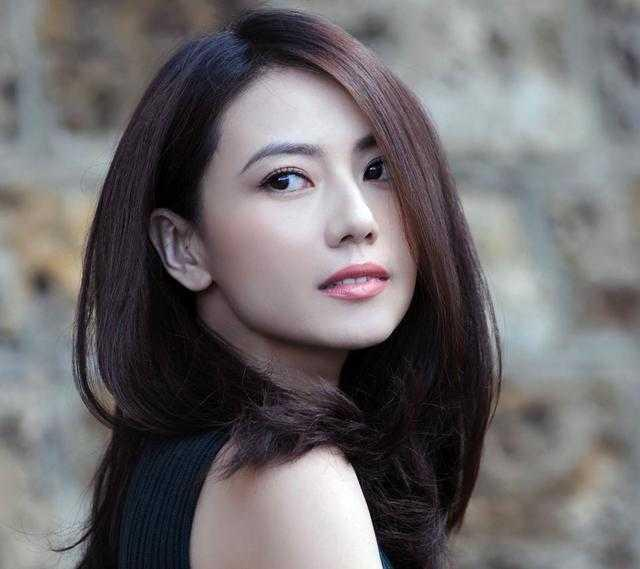
%> input picture 1/face/code/images/cheng.jpg, 640 x 569 px
$ octave --eval "result = segment(imread('images/cheng.jpg'));"   (GNU Octave 9; MATLAB toolbox functions it lacks are replaced by stand-ins)
%> lines starting %> are read from the running program, lines starting %| are printed output that depends on the picture; in (x1, y1, x2, y2) boxes, pixels count from 0 and x2, y2 are one past the last pixel; in counts of white or black regions, pixels touching at a corner belong together; the program's own positions count from 1
### 1/face/code/prune.m
function result = prune(A, L)
    B1 = {
        strel('arbitrary', [0, 0, 0; 1, 1, 0; 0, 0, 0]),...
        strel('arbitrary', [0, 0, 0; 0, 1, 0; 0, 1, 0]),...
        strel('arbitrary', [0, 0, 0; 0, 1, 1; 0, 0, 0]),...
        strel('arbitrary', [0, 1, 0; 0, 1, 0; 0, 0, 0]),...
        strel('arbitrary', [1, 0, 0; 0, 1, 0; 0, 0, 0]),...
        strel('arbitrary', [0, 0, 0; 0, 1, 0; 1, 0, 0]),...
        strel('arbitrary', [0, 0, 0; 0, 1, 0; 0, 0, 1]),...
        strel('arbitrary', [0, 0, 1; 0, 1, 0; 0, 0, 0])
    };
    B2 = {
        strel('arbitrary', [0, 1, 1; 0, 0, 1; 0, 1, 1]),...
        strel('arbitrary', [1, 1, 1; 1, 0, 1; 0, 0, 0]),...
        strel('arbitrary', [1, 1, 0; 1, 0, 0; 1, 1, 0]),...
        strel('arbitrary', [0, 0, 0; 1, 0, 1; 1, 1, 1]),...
        strel('arbitrary', [0, 0, 1; 0, 0, 1; 1, 1, 1]),...
        strel('arbitrary', [1, 1, 1; 0, 0, 1; 0, 0, 1]),...
        strel('arbitrary', [1, 1, 1; 1, 0, 0; 1, 0, 0]),...
        strel('arbitrary', [1, 0, 0; 1, 0, 0; 1, 1, 1])
    };

    % remove endpoints
    X1 = A;
    minus = @(A, B) A & ~B;
    for i = 1:L
        for j = 1:length(B1)
            X1 = minus(X1, bwhitmiss(X1, B1{j}, B2{j}));
        end
    end

    % extract endpoints of X1
    X2 = false(size(X1, 1), size(X1, 2));
    for j = 1:length(B1)
        X2 = X2 | bwhitmiss(X1, B1{j}, B2{j});
    end

    % conditional dilation on X2
    X3 = X2;
    for i = 1:L
        X3 = imdilate(X3, strel('square', 3)) & A;
    end

    result = X1 | X3;
end

### 1/face/code/segment.m
function [edge_map, foreground_mask] = segment(I)
    if ndims(I) == 3
        I = rgb2gray(I);
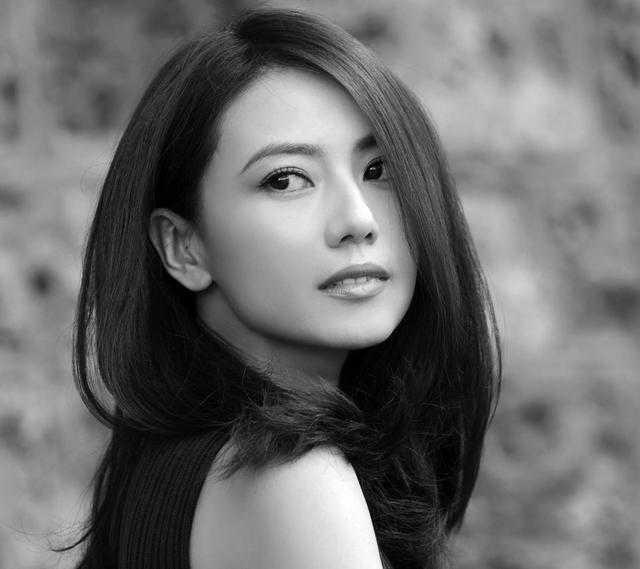
%> I: size 569x640 uint8; min 0, max 255, mean 107.4
    end

    [m, n] = size(I);
%> m = 569; n = 640

    % basic edge detection using Canny algorithm
    canny_edge = edge(I, 'canny');
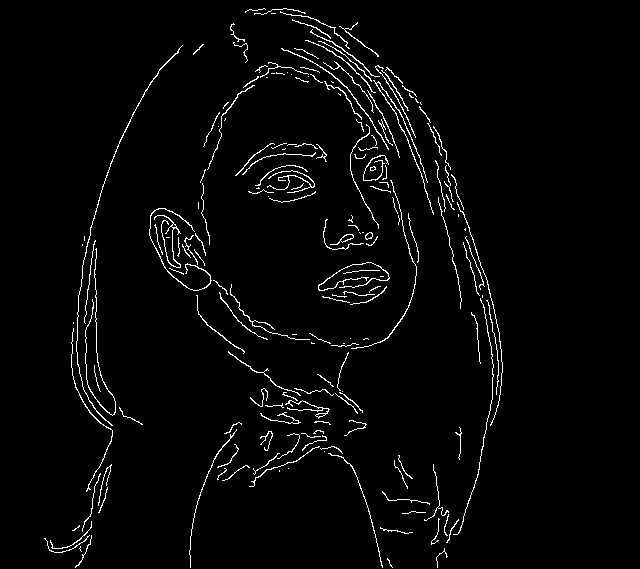
%> canny_edge: size 569x640 logical; 2.8% white in thin lines or dots, all inside (x1, y1, x2, y2) = (44, 8, 503, 568)

    % close small gaps
    closed_edge = imclose(canny_edge, strel('disk', 3));
%> closed_edge: size 569x640 logical; 4.7% white; 36 white regions (8 under 20 px), largest, box (x1, y1, x2, y2) and area: (198, 8, 503, 543) 7040, (44, 45, 183, 568) 2467, (149, 208, 310, 340) 1457
    closed_edge = bwmorph(closed_edge, 'bridge', Inf);
%> closed_edge: size 569x640 logical; 4.7% white; 36 white regions (8 under 20 px), largest, box (x1, y1, x2, y2) and area: (198, 8, 503, 543) 7042, (44, 45, 183, 568) 2469, (149, 208, 310, 340) 1461

    % get foreground by filling holes, pruning and removing small CCs
    closed_edge(m, :) = 1;
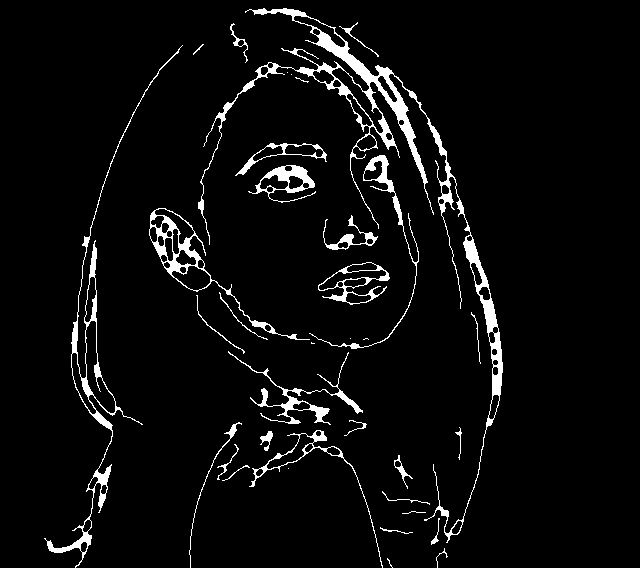
%> closed_edge: size 569x640 logical; 4.9% white; 32 white regions (7 under 20 px), largest, box (x1, y1, x2, y2) and area: (198, 8, 503, 543) 7042, (0, 45, 640, 569) 4038, (149, 208, 310, 340) 1461
    filled = imfill(closed_edge, 'holes');
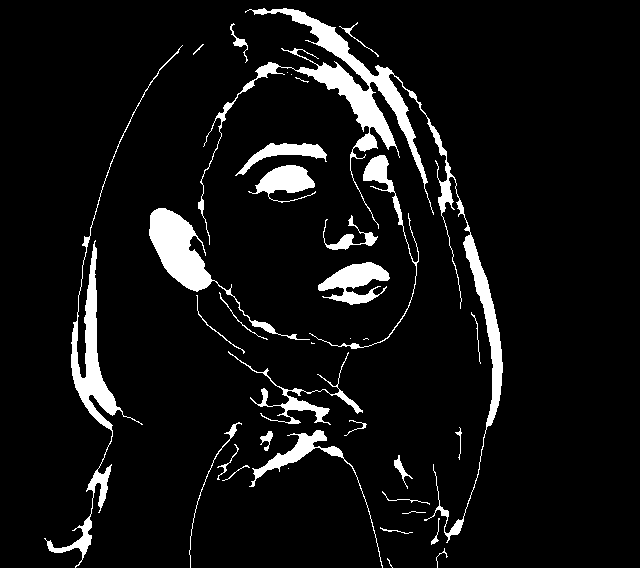
%> filled: size 569x640 logical; 7.5% white; 32 white regions (7 under 20 px), largest, box (x1, y1, x2, y2) and area: (198, 8, 503, 543) 9761, (0, 45, 640, 569) 6504, (149, 208, 310, 340) 3319
    pruned = prune(filled, 30);
%> after the loop in prune, `for i = 1:L`:
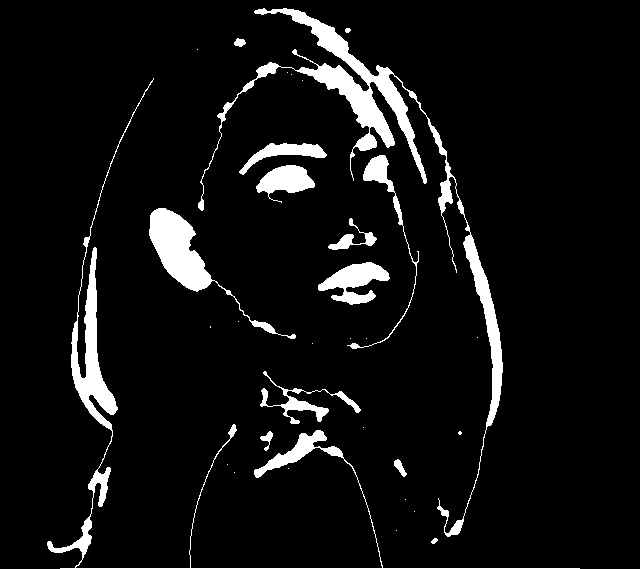
%> X1: size 569x640 logical; 6.8% white; 32 white regions (18 under 20 px), largest, box (x1, y1, x2, y2) and area: (198, 8, 503, 537) 9239, (47, 78, 580, 569) 6094, (149, 208, 296, 339) 3255
%> after the loop in prune, `for j = 1:length(B1)`: X2: size 569x640 logical; 0% white in thin lines or dots, all inside (x1, y1, x2, y2) = (60, 78, 580, 569)
%> after the loop in prune, `for i = 1:L`:
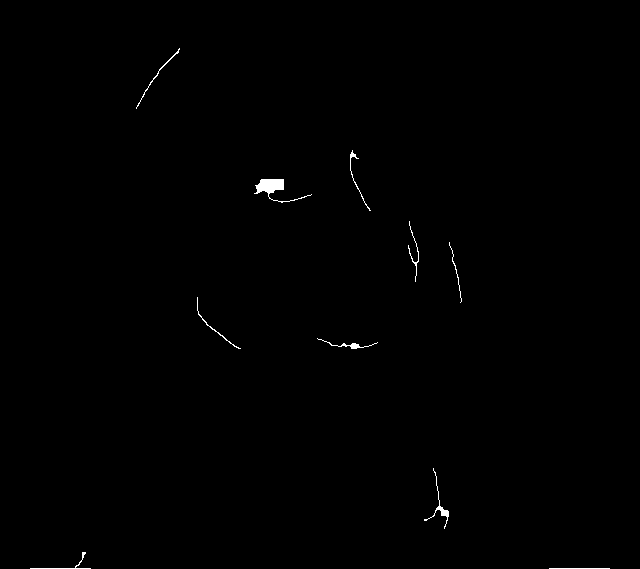
%> X3: size 569x640 logical; 0.34% white; 10 white regions, largest, box (x1, y1, x2, y2) and area: (254, 179, 312, 203) 387, (424, 468, 449, 529) 149, (317, 338, 378, 349) 109
%> in prune, `result = X1 | X3;`: result: size 569x640 logical; 7% white; 32 white regions (17 under 20 px), largest, box (x1, y1, x2, y2) and area: (198, 8, 503, 537) 9376, (30, 48, 610, 569) 6211, (149, 208, 296, 339) 3255
    prune_opened = imopen(pruned, strel('disk', 1));
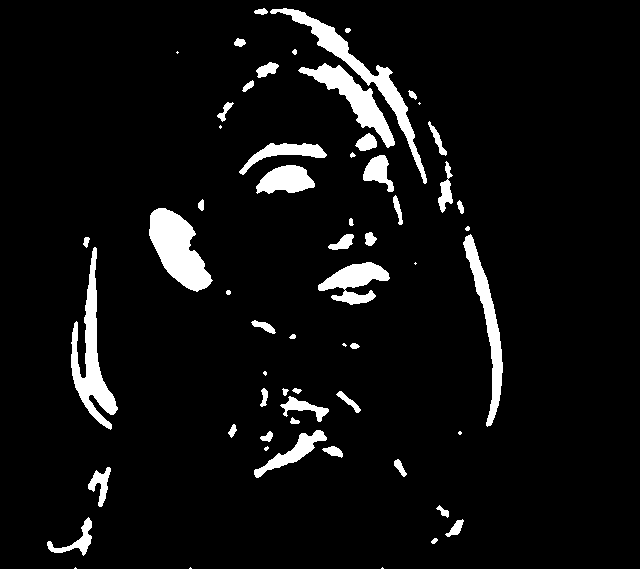
%> prune_opened: size 569x640 logical; 6.3% white; 60 white regions (12 under 20 px), largest, box (x1, y1, x2, y2) and area: (149, 208, 213, 292) 2967, (71, 247, 118, 430) 2814, (270, 8, 427, 184) 2778
    foreground_mask = bwareaopen(prune_opened, 5000);
%> foreground_mask: size 569x640 logical; every value is 0

    edge_map = canny_edge & foreground_mask;

end

$ run again, on 1/face/code/images/yun.jpg
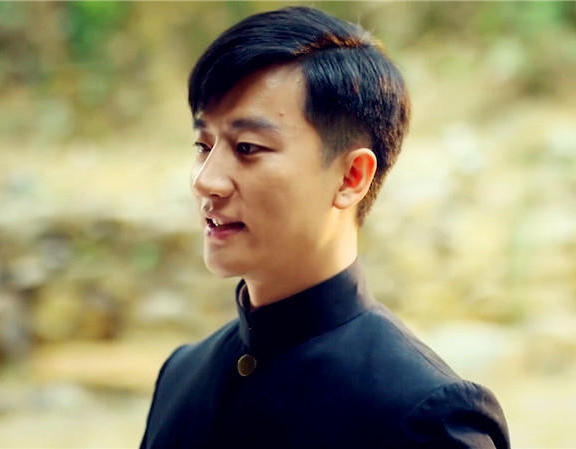
%> input picture 1/face/code/images/yun.jpg, 576 x 449 px
%> canny_edge: size 449x576 logical; 2.7% white in thin lines or dots
%> filled: size 449x576 logical; 22.6% white; 8 white regions (2 under 20 px), largest, box (x1, y1, x2, y2) and area: (0, 1, 576, 449) 58213, (56, 335, 124, 348) 80, (88, 218, 144, 224) 59, (18, 271, 47, 293) 49, (278, 112, 284, 118) 29, (243, 27, 268, 31) 27
%> after the loop in prune, `for i = 1:L`:
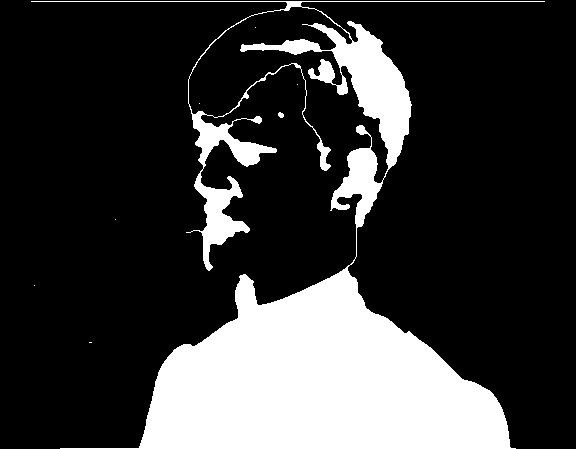
%> X1: size 449x576 logical; 22.3% white; 8 white regions (6 under 20 px), largest, box (x1, y1, x2, y2) and area: (31, 1, 545, 449) 57517, (278, 112, 284, 118) 27
%> result: size 449x576 logical; 22.4% white; 8 white regions (5 under 20 px), largest, box (x1, y1, x2, y2) and area: (1, 1, 575, 449) 57744, (59, 340, 122, 347) 68, (278, 112, 284, 118) 27
%> prune_opened: size 449x576 logical; 21.8% white; 17 white regions (2 under 20 px), largest, box (x1, y1, x2, y2) and area: (138, 267, 512, 449) 43404, (312, 21, 412, 169) 5388, (331, 148, 383, 228) 2042
%> foreground_mask: size 449x576 logical; 18.9% white; 2 white regions, box (x1, y1, x2, y2) and area: (138, 267, 512, 449) 43404, (312, 21, 412, 169) 5388
%> in segment, `edge_map = canny_edge & foreground_mask;`:
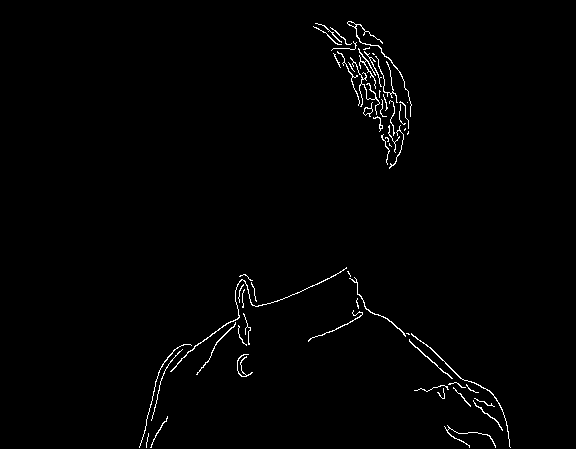
%> edge_map: size 449x576 logical; 1.2% white in thin lines or dots, all inside (x1, y1, x2, y2) = (139, 21, 511, 448)
